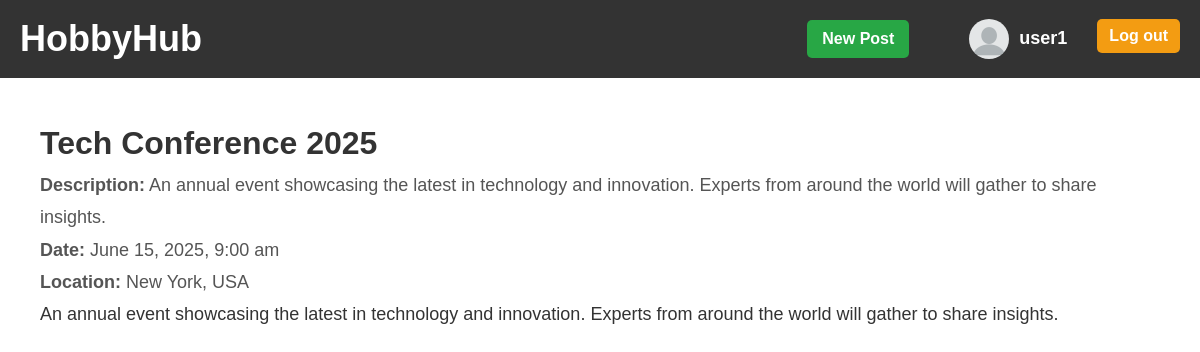
/event.php?id=1 (signed in), run on the app's committed database.
### tables this page shows
CREATE TABLE `events` (
  `event_id` int(10) UNSIGNED NOT NULL,
  `event_name` varchar(255) NOT NULL,
  `event_description` text NOT NULL,
  `event_date` datetime NOT NULL,
  `location` varchar(255) NOT NULL,
  `created_at` timestamp NOT NULL DEFAULT CURRENT_TIMESTAMP
);

### event.php (the view, shortened to what this page needs)
<?php
include 'db_connection.php';
$isLoggedIn = isset($_SESSION['user_id']);
if (isset($_GET['id'])) {
    $event_id = $_GET['id'];
    $sql_event_details = "SELECT * FROM events WHERE event_id = ?";
    $stmt = $conn->prepare($sql_event_details);
    $stmt->bind_param("i", $event_id);
    $stmt->execute();
    $result = $stmt->get_result();
    if ($result->num_rows > 0) {
        $event = $result->fetch_assoc();
    } else {
        echo "<p>Event not found.</p>";
        exit;
    }
} else {
    echo "<p>No event specified.</p>";
    exit;
}
?>
<!DOCTYPE html>
<html lang="en">
<head>
    <link rel="stylesheet" href="glowna.css">
    <link rel="stylesheet" href="navbar.css">
    <link rel="stylesheet" href="event.css">
</head>
<body>
  <header>
    <nav class="navbar">
      <div class="logo">
        <h1><a href="index.php">HobbyHub</a></h1>
      </div>
      <div class="auth-buttons">
        <?php if ($isLoggedIn): ?>
          <div class="auth-info">
            <button class="btn new-post-btn" onclick="window.location.href='new_post.php'">New Post</button>
            <a href="profile.php" class="profile-link">
              <?php
                $profilePictureSrc = 'default.png';
              ?>
              <img src="<?php echo $profilePictureSrc; ?>" alt="Profile Picture" class="profile-img">
              <span class="username"><?php echo htmlspecialchars($_SESSION['username']); ?></span>
            </a>
          </div>
          <form method="POST" style="display: inline;">
              <button type="submit" name="logout" class="btn logout-btn">Log out</button>
          </form>
        <?php else: ?>
            <button class="btn register-btn" onclick="window.location.href='register.php'">Sign up</button>
            <button class="btn login-btn" onclick="window.location.href='login.php'">Login</button>
        <?php endif; ?>
      </div>
    </nav>
  </header>
  <main class="container">
    <div class="event-details">
        <div class="event-header">
            <div class="event-info">
                <h1><?php echo htmlspecialchars($event['event_name'], ENT_QUOTES, 'UTF-8'); ?></h1>
                <p><strong>Description:</strong> <?php echo htmlspecialchars($event['event_description'], ENT_QUOTES, 'UTF-8'); ?></p>
                <p><strong>Date:</strong> <?php echo date("F j, Y, g:i a", strtotime($event['event_date'])); ?></p>
                <p><strong>Location:</strong> <?php echo htmlspecialchars($event['location'], ENT_QUOTES, 'UTF-8'); ?></p>
            </div>
        </div>
        <p><?php echo nl2br(htmlspecialchars($event['event_description'], ENT_QUOTES, 'UTF-8')); ?></p>
    </div>
  </main>
</body>
</html>

### glowna.css (style rules this page uses)
* { margin: 0; padding: 0; box-sizing: border-box; }
body { font-family: Arial, sans-serif; line-height: 1.6; color: #333; }
.logo a { color: white; text-decoration: none; font-size: 36px; font-weight: bold; font-family: "Arial", sans-serif; transition: color 0.3s ease, transform 0.3s ease; }
.auth-info span { color: white; font-size: 18px; font-weight: bold; }
.auth-info { display: flex; align-items: center; gap: 10px; }
.auth-info a { display: flex; align-items: center; text-decoration: none; }
.profile-img { width: 40px; height: 40px; border-radius: 50%; margin-right: 10px; object-fit: cover; }
.username { font-size: 18px; color: white; font-weight: bold; }
.auth-info { display: flex; align-items: center; gap: 10px; margin-right: 20px; }

### navbar.css (style rules this page uses)
header { width: 100%; background-color: #333; color: #fff; }
.navbar { display: flex; justify-content: space-between; align-items: center; padding: 10px 20px; }
.container { max-width: 1200px; margin: 0 auto; padding: 20px; }
.container p { font-size: 18px; line-height: 1.8; }
.auth-buttons { display: flex; gap: 10px; }
.btn { padding: 8px 16px; font-size: 16px; font-weight: bold; border: none; border-radius: 5px; cursor: pointer; transition: background-color 0.3s ease, transform 0.2s ease; }
.logout-btn { background-color: #f39c12; color: white; border: none; padding: 8px 12px; border-radius: 5px; cursor: pointer; transition: background-color 0.3s ease, transform 0.2s ease; }
.new-post-btn { background-color: #28a745; color: white; border: none; padding: 10px 15px; border-radius: 5px; cursor: pointer; font-size: 16px; margin-right: 50px; }

### event.css (style rules this page uses)
.event-details { margin: 0 auto; padding: 20px; }
.event-header { display: flex; align-items: flex-start; gap: 20px; }
.event-info h1 { font-size: 32px; color: #333; }
.event-info p { font-size: 18px; color: #555; }

### data on the page
events: event_name "Tech Conference 2025", event_description "An annual event showcasing the latest in technology and innovation. Experts from around the world will gather to share insights.", event_date "June 15, 2025, 9:00 am", location "New York, USA"

### other printed values
$_SESSION['username'] "user1"
